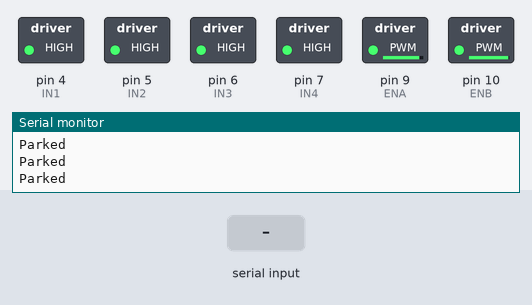
The sketch below on a simulated Arduino Uno, built with avr-gcc and run on an emulated ATmega328P. On the bench: switched loads named in the sketch (green lamp = pin HIGH), the last lines printed to the serial monitor. The inputs (shaded band) are chosen by the test bench.

Above: at 2.8 s.
2.9 s: "FORWARD\n" received over the second serial link
At 3.8 s:
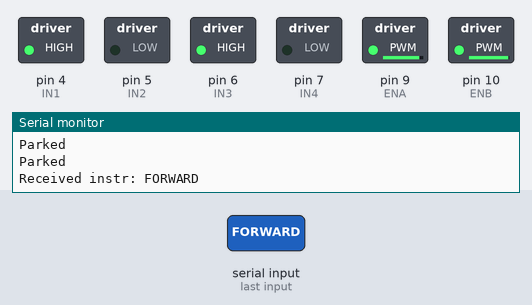
5.5 s: "REVERSE\n" received over the second serial link
At 6.8 s:
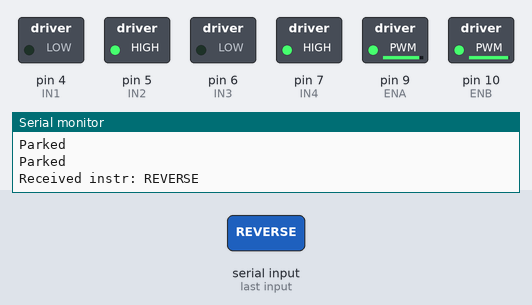
8.5 s: "LEFT\n" received over the second serial link
At 9.6 s:
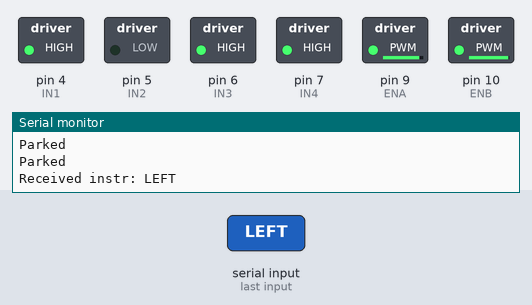
11.5 s: "RIGHT\n" received over the second serial link
At 12.8 s:
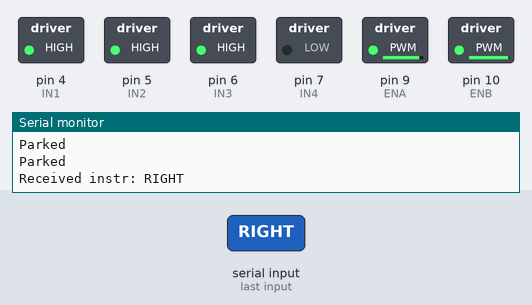
Timing chart, 0 to 14.5 s (numbered marks = the images above; inputs shaded):
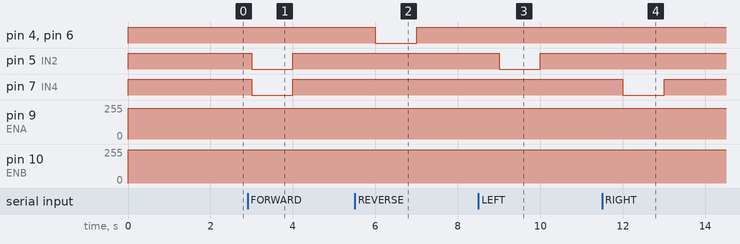

The sketch:

car.ino
```cpp
#include <SoftwareSerial.h>

// RX = Pin 2, TX = Pin 3
SoftwareSerial BTSerial(2, 3);

int IN1 = 4;
int IN2 = 5;
int IN3 = 6;
int IN4 = 7;
int ENA = 9;  // PWM pin for Motor A (Right Motor)
int ENB = 10; // PWM pin for Motor B (Left Motor)

// Speed (PWM) values from 0-255
int speedA = 230; // Reduce if drifts left
int speedB = 250; // Reduce if drifts right

void setup() {

  // Set pin dir
  pinMode(IN1, OUTPUT);
  pinMode(IN2, OUTPUT);
  pinMode(IN3, OUTPUT);
  pinMode(IN4, OUTPUT);
  pinMode(ENA, OUTPUT);
  pinMode(ENB, OUTPUT);

  // Setup BL
  Serial.begin(9600);
  BTSerial.begin(9600);
  Serial.println("Setup Complete. Waiting for data...");
}

void loop() {

  // Set motor speeds
  analogWrite(ENA, speedA);
  analogWrite(ENB, speedB);

  // Check for data in BL module
  if (BTSerial.available() > 0) {
    // Print received instruction
    String receivedInstr = BTSerial.readStringUntil('\n');
    receivedInstr.trim();
    Serial.print("Received instr: ");
    Serial.println(receivedInstr);

    if (receivedInstr == "FORWARD") {
      // Forward
      digitalWrite(IN1, HIGH);
      digitalWrite(IN2, LOW);
      digitalWrite(IN3, HIGH);
      digitalWrite(IN4, LOW);
      delay(1000);
    }

    else if (receivedInstr == "REVERSE") {
      // Reverse
      digitalWrite(IN1, LOW);
      digitalWrite(IN2, HIGH);
      digitalWrite(IN3, LOW);
      digitalWrite(IN4, HIGH);
      delay(1000);
    }

    else if (receivedInstr == "LEFT") {
      // Left turn (Motor A Clkwise)
      digitalWrite(IN1, HIGH);
      digitalWrite(IN2, LOW);
      digitalWrite(IN3, HIGH);
      digitalWrite(IN4, HIGH);
      delay(1000);
    }

    else if (receivedInstr == "RIGHT") {
      // Right turn (Motor B Clkwise)
      digitalWrite(IN1, HIGH);
      digitalWrite(IN2, HIGH);
      digitalWrite(IN3, HIGH);
      digitalWrite(IN4, LOW);
      delay(1000);
    }
  } else{
      // Parked
      digitalWrite(IN1, HIGH);
      digitalWrite(IN2, HIGH);
      digitalWrite(IN3, HIGH);
      digitalWrite(IN4, HIGH);
      Serial.println("Parked");
      delay(1000);
    }
}
```

Measured:
- after the input at 2.9 s, pin 5 (IN2), pin 7 (IN4): HIGH → LOW after 0.10 s, → HIGH 1.0 s later
- after the input at 5.5 s, pin 4 (IN1), pin 6 (IN3): HIGH → LOW after 0.50 s, → HIGH 1.0 s later
- after the input at 8.5 s, pin 5 (IN2): HIGH → LOW after 0.50 s, → HIGH 1.0 s later
- after the input at 11.5 s, pin 7 (IN4): HIGH → LOW after 0.50 s, → HIGH 1.0 s later
